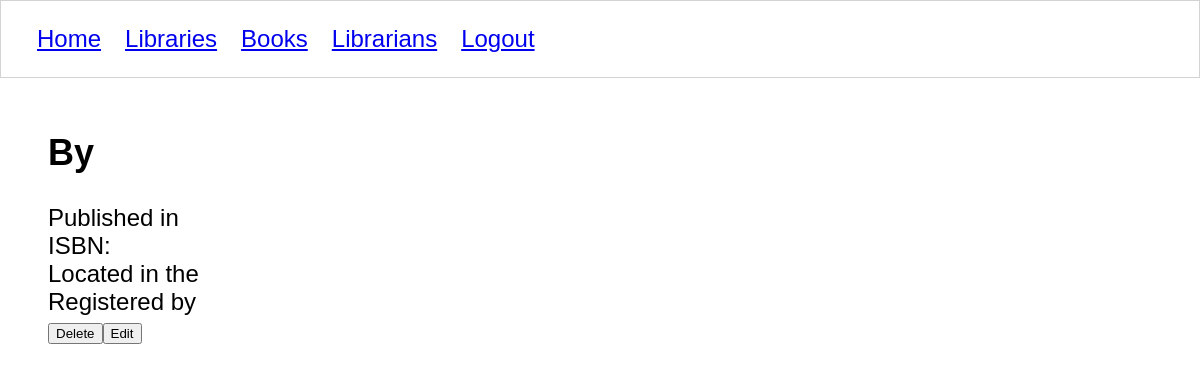
The app's page /books/8/ (signed in), older data.
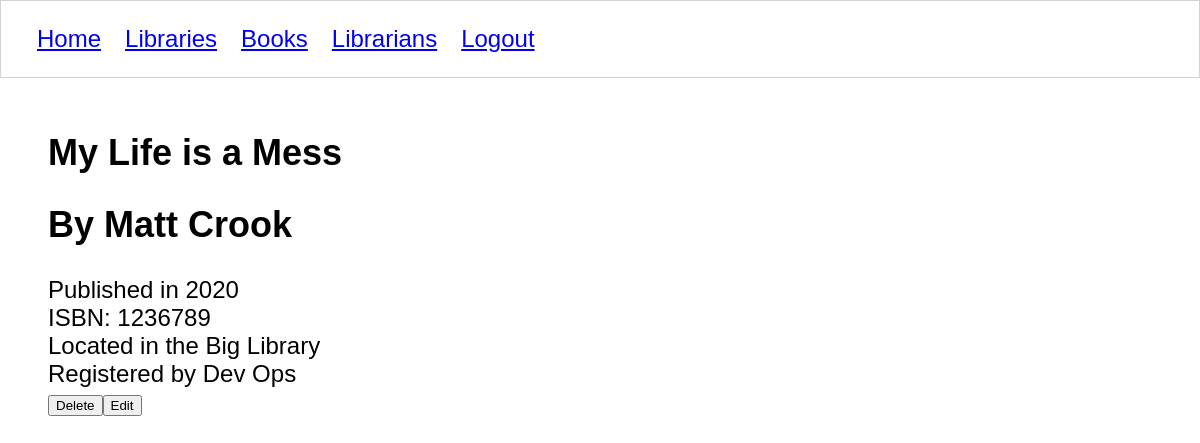
The same page, newer data.
### libraryapp/models/book.py (models this page shows, shortened)
class Book(models.Model):
    title = models.CharField((""), max_length=50)
    isbn = models.CharField((""), max_length=50)
    author = models.CharField((""), max_length=50)
    year_published = models.IntegerField((""))
    location = models.ForeignKey(Library, on_delete=models.CASCADE)
    librarian = models.ForeignKey(Librarian, on_delete=models.CASCADE)
    class Meta:
        verbose_name = ("book")
        verbose_name_plural = ("books")

### libraryapp/models/library.py (models this page shows, shortened)
class Library(models.Model):
    title = models.CharField(max_length=50)
    address = models.CharField(max_length=50)
    class Meta:
        verbose_name = ("Library")
        verbose_name_plural = ("libraries")

### libraryapp/views/books/details.py (the view, shortened to what this page needs)
# urls.py: path('books/<int:book_id>/', book_details, name='book'),
@login_required
def book_details(request, book_id):
    if request.method == 'GET':
        book = get_book(book_id)
        template_name = 'books/detail.html'
        return render(request, template_name, {'book': book})

### libraryapp/views/books/details.py (called while the page is built)
def create_book(cursor, row):
    _row = sqlite3.Row(cursor, row)
    book = Book()
    book.id = _row["book_id"]
    book.author = _row["author"]
    book.isbn = _row["isbn"]
    book.title = _row["title"]
    book.year_published = _row["year_published"]
    librarian = Librarian()
    librarian.id = _row["librarian_id"]
    librarian.first_name = _row["first_name"]
    librarian.last_name = _row["last_name"]
    library = Library()
    library.id = _row["library_id"]
    library.title = _row["library_name"]
    book.librarian = librarian
    book.location = library
    return book

### libraryapp/templates/books/detail.html (shortened to what this page needs)
{% extends 'shared/base.html' %}
{% load static %}
{% block content %}
<body>
    <section id="book-details">
        <h1>{{ book.title }}</h1>
        <h2>By {{ book.author }}</h2>
        <div>Published in {{ book.year_published }}</div>
        <div>ISBN: {{ book.isbn }}</div>
        <div>Located in the {{ book.location.title }}</div>
        <div>Registered by {{ book.librarian.first_name }} {{ book.librarian.last_name }}</div>
    </section>
    <section id="book-actions" style="display:flex;">
        <form action="{% url 'libraryapp:book' book.id %}" method="POST">
            <button>Delete</button>
        </form>
        <form action="{% url 'libraryapp:book_edit_form' book.id %}" method="GET">
            <button>Edit</button>
        </form>
    </section>
</body>
{% endblock %}

Row changes from the older to the newer data that the page shows:
added Book: title "My Life is a Mess", author "Matt Crook", year_published "2020", isbn "1236789", location "Big Library", librarian.first_name "Dev", librarian.last_name "Ops"
